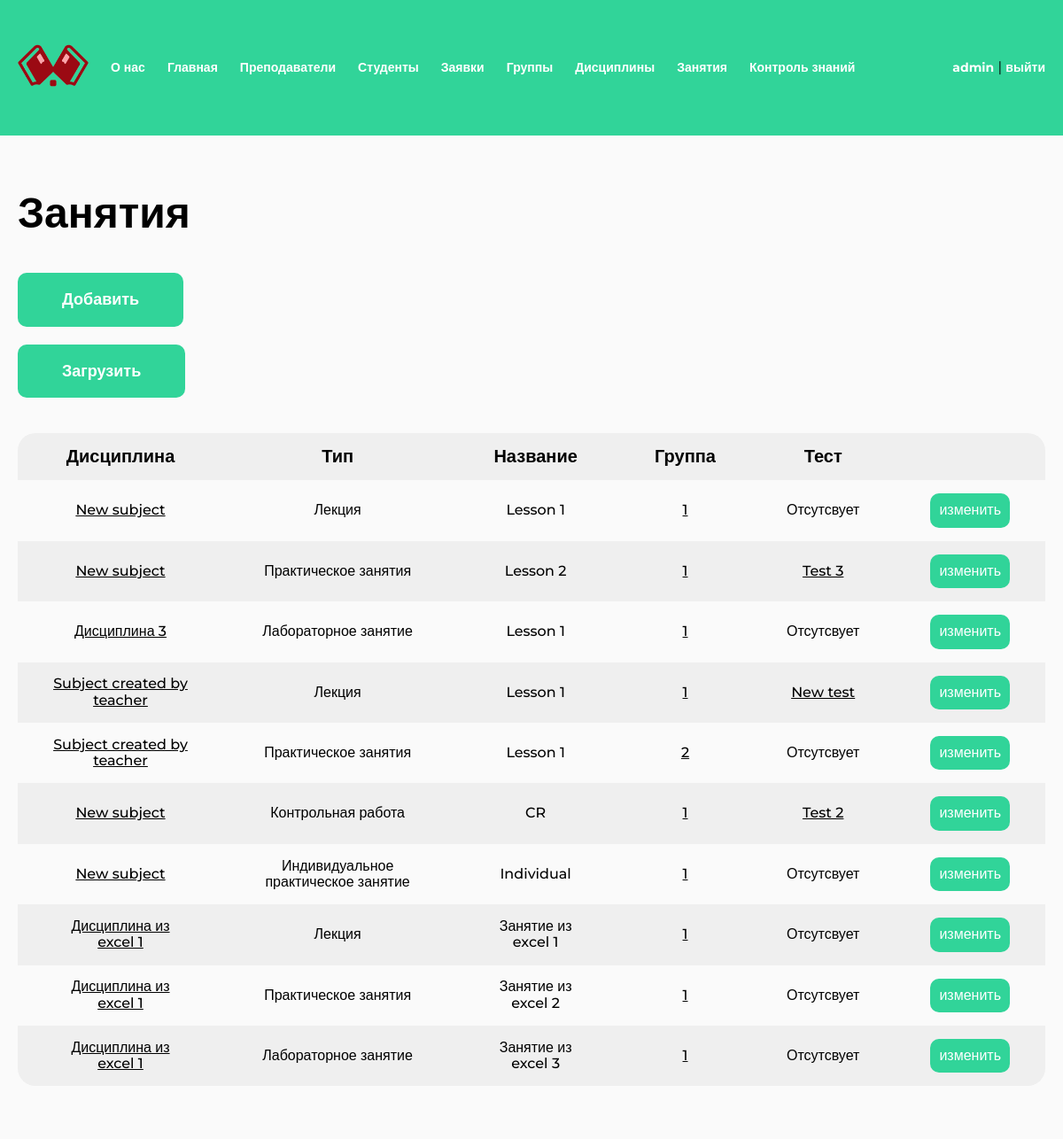
The app's page /lessons/ (signed in) with its own data.
### study/models.py (models this page shows, shortened)
class Lesson(models.Model):
    class Type(models.TextChoices):
        LECTURE = "LC", "Лекция"
        PRACTICAL = "PR", "Практическое занятия"
        LABORATORY = "LR", "Лабораторное занятие"
        CONTROL = "CW", "Контрольная работа"
        INDIVIDUAL = "IW", "Индивидуальное практическое занятие"
    type = models.CharField("Тип", max_length=32, choices=Type.choices)
    subject = models.ForeignKey(TeacherGroupSubject, related_name="lessons", on_delete=models.CASCADE, null=True, blank=True)
    name = models.CharField(max_length=128)
    test = models.OneToOneField(Test, on_delete=models.SET_NULL, null=True, blank=True)
    text = models.TextField(null=True, blank=True)
    deadline = models.DateTimeField(null=True, blank=True)
    class Meta:
        verbose_name = "Занятие"
        verbose_name_plural = "Занятия"

class TeacherGroupSubject(models.Model):
    teacher = models.ForeignKey(User, related_name="subjects", on_delete=models.CASCADE)
    subject = models.ForeignKey(Subject, related_name="items", on_delete=models.CASCADE)
    group = models.ForeignKey(Group, related_name="subjects", on_delete=models.CASCADE)
    class Meta:
        verbose_name = "Дисциплина группы"
        verbose_name_plural = "Дисциплины групп"

class Subject(models.Model):
    name = models.CharField(max_length=128)
    class Meta:
        verbose_name = "Дисциплина"
        verbose_name_plural = "Дисциплины"
    def __str__(self):
        return self.name

class Group(models.Model):
    number = models.CharField(max_length=32)
    students = models.ManyToManyField(User, blank=True)
    class Meta:
        verbose_name = "Группа"
        verbose_name_plural = "Группы"
    def __str__(self):
        return self.number

class Test(models.Model):
    name = models.CharField(max_length=128)
    class Meta:
        verbose_name = "Тест"
        verbose_name_plural = "Тесты"
    def __str__(self):
        return self.name

### study/views.py (the view)
# urls.py: path("lessons/", views.LessonsListView.as_view(), name="lessons"),
@method_decorator(admin_only, name="dispatch")
class LessonsListView(LoginRequiredMixin, ListView):
    model = Lesson
    context_object_name = "objects"
    template_name = "study/lesson/list.html"
    def get_queryset(self):
        qs = super().get_queryset()
        subject_pk = self.request.GET.get("subject_pk")
        if subject_pk:
            subject = get_object_or_404(TeacherGroupSubject, pk=subject_pk)
            qs = qs.filter(subject=subject)
        return qs
    def get_ordering(self):
        ordering = self.request.GET.get('ordering', '')
        return ordering

### study/templates/study/lesson/list.html (shortened to what this page needs)
{% extends "base.html" %}
{% load static %}
{% block extra_css %}
<link rel="stylesheet" href="{% static 'css/table.css' %}">
{% endblock %}
{% block content %}
<section >
    <h1 class="h1">Занятия</h1>
    <a href="{% url 'lesson-add' %}" class="btn mt-40">Добавить</a>
    <a href="{% url 'lessons-upload' %}" class="btn mt-20">Загрузить</a>
    <div class="table-wrapper mt-40">
        <table class="table">
        <thead>
            <tr>
                <th>Дисциплина</th>
                <th>Тип</th>
                <th>Название</th>
                <th>Группа</th>
                <th>Тест</th>
                <th></th>
            </tr>
        </thead>
        <tbody>
            {% for object in objects %}
            <tr>
                <td>
                    <a href="{% url 'subject' object.subject.subject.pk %}" class="table__foreign-key">{{ object.subject.subject }}</a>
                </td>
                <td>{{ object.get_type_display }}</td>
                <td>{{ object.name|default:"-" }}</td>
                <td>
                    <a href="{% url 'group' object.subject.group.pk %}" class="table__foreign-key">{{ object.subject.group }}</a>
                </td>
                <td>
                    {% if object.test %}
                    <a href="{% url 'test' object.test.pk %}" class="table__foreign-key">{{ object.test }}</a>
                    {% else %}
                    Отсутсвует
                    {% endif %}
                </td>
                <td>
                    <a href="{% url 'lesson' object.id %}" class="btn btn-table">изменить</a>
                </td>
            </tr>
            {% endfor %}
        </tbody>
    </table>
    </div>
</section>
{% endblock %}

### templates/base.html (shortened to what this page needs)
{% load static %}
<!DOCTYPE html>
<html lang="ru">
<head>
	<link rel="stylesheet" href="{% static 'css/reset.css' %}">
	<link rel="stylesheet" href="{% static 'css/main.css' %}">
	<link rel="stylesheet" href="{% static 'css/menu.css' %}">
    {% block extra_css %}{% endblock %}
</head>
<body>
	<header class="header">
		<div class="container">
			<ul class="header-menu">
				<li><a href="{% url 'index' %}" class="logo"><img src="{% static 'img/logo.png' %}" alt=""></a></li>
				<li><a href="{% url 'about' %}">О нас</a></li>
				{% if user.is_authenticated %}
				<li><a href="{% url 'index' %}">Главная</a></li>
				{% if user.profile.type == 1 %}
				<li><a href="{% url 'teachers' %}">Преподаватели</a></li>
				<li><a href="{% url 'students' %}">Студенты</a></li>
				<li><a href="{% url 'applications' %}">Заявки</a></li>
				<li><a href="{% url 'groups' %}">Группы</a></li>
				<li><a href="{% url 'subjects' %}">Дисциплины</a></li>
				<li><a href="{% url 'lessons' %}">Занятия</a></li>
				<li><a href="{% url 'tests' %}">Контроль знаний</a></li>
				{% elif user.profile.type == 2 %}
				<li><a href="{% url 'my-group' %}">Группы</a></li>
				<li><a href="{% url 'my-subjects' %}">Дисциплины</a></li>
				<li><a href="{% url 'my-lessons' %}">Занятия</a></li>
				<li><a href="{% url 'tests' %}">Контроль знаний</a></li>
				{% endif %}
				<li class="header-menu-profile">
					<a href="{% url 'profile' %}">{{ user.username }}</a> | <a href="{% url 'logout' %}">выйти</a>
				</li>
				{% endif%}
			</ul>
		</div>
	</header>
	<main class="main">
		<div class="container">
		    {% block content %}{% endblock %}
		</div>
	</main>
</body>
</html>

### static/css/main.css (style rules this page uses)
:root { --green: #31D499; --red: #D43131; --background: #FAFAFA; --gray: #B8B8B8; --tablePrimary: #EFEFEF; --tableSecondary: #FAFAFA; }
* { padding: 0; margin: 0; box-sizing: border-box; }
html { font-family: "Montserrat", sans-serif; }
body { display: flex; flex-direction: column; min-height: 100vh; height: 100%; }
.container { max-width: 1240px; padding: 0 20px; margin: 0 auto; position: relative; }
.mt-40 { margin-top: 40px; }
.mt-20 { margin-top: 20px; }
.h1 { color: #000; font-size: 48px; font-weight: 700; }
.btn { color: #FFF; font-size: 18px; font-weight: 700; border-radius: 10px; background: var(--green); padding: 20px 50px; text-align: center; cursor: pointer; text-decoration: none; display: block; width: fit-content; }
.btn.btn-table { padding: 10px; font-size: 16px; font-weight: 500; }
.header { padding: 50px 0; background: var(--green); }
.logo img { width: 100%; max-width: 80px; }
.main { flex: 1 1 100%; padding: 60px 0; background-color: var(--background); }

### static/css/menu.css (style rules this page uses)
ul { list-style: none; }
.header-menu { display: flex; align-items: center; gap: 25px; width: 100%; }
.header-menu a { text-decoration: none; font-weight: 700; color: white; font-size: 14px; }
.header-menu-profile { margin-left: auto; }

### static/css/table.css (style rules this page uses)
.table-wrapper { width: 100%; overflow-x: auto; }
.table { border-radius: 20px; background: var(--tablePrimary); border-collapse: collapse; }
.table td, .table th { padding: 15px 40px; text-align: center; }
.table th { color: #000; font-size: 20px; font-weight: 700; }
.table td { color: #000; font-size: 16px; font-weight: 500; }
.table a:not(.btn) { color: black; }
.table tbody tr:nth-of-type(2n-1) { background: var(--tableSecondary); }
.table__foreign-key { color: #000; }

### records on screen
Lesson: subject.subject "New subject", type "Лекция", name "Lesson 1", subject.group "1", shows "Отсутсвует"
Lesson: subject.subject "New subject", type "Практическое занятия", name "Lesson 2", subject.group "1", test "Test 3"
Lesson: subject.subject "Дисциплина 3", type "Лабораторное занятие", name "Lesson 1", subject.group "1", shows "Отсутсвует"
Lesson: subject.subject "Subject created by teacher", type "Лекция", name "Lesson 1", subject.group "1", test "New test"
Lesson: subject.subject "Subject created by teacher", type "Практическое занятия", name "Lesson 1", subject.group "2", shows "Отсутсвует"
Lesson: subject.subject "New subject", type "Контрольная работа", name "CR", subject.group "1", test "Test 2"
Lesson: subject.subject "New subject", type "Индивидуальное практическое занятие", name "Individual", subject.group "1", shows "Отсутсвует"
Lesson: subject.subject "Дисциплина из excel 1", type "Лекция", name "Занятие из excel 1", subject.group "1", shows "Отсутсвует"
Lesson: subject.subject "Дисциплина из excel 1", type "Практическое занятия", name "Занятие из excel 2", subject.group "1", shows "Отсутсвует"
Lesson: subject.subject "Дисциплина из excel 1", type "Лабораторное занятие", name "Занятие из excel 3", subject.group "1", shows "Отсутсвует"

### other values on screen
{{ user.username }} "admin"
